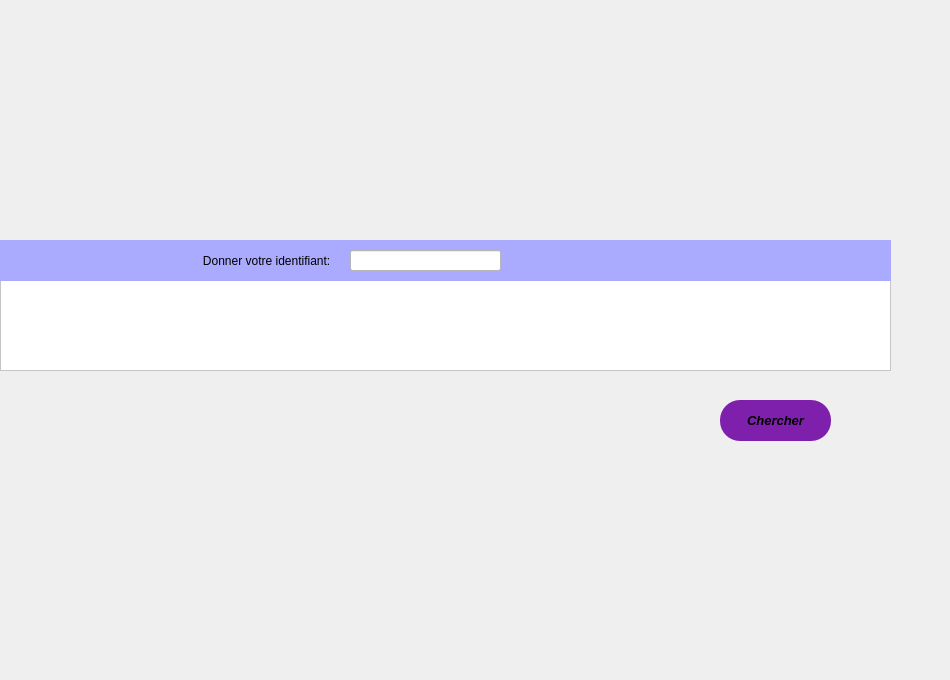
    <widget class="QWidget" name="tab_21">
     <attribute name="title">
      <string>Recherche</string>
     </attribute>
     <widget class="QLabel" name="label_53">
      <property name="geometry">
       <rect>
        <x>-10</x>
        <y>-100</y>
        <width>941</width>
        <height>671</height>
       </rect>
      </property>
      <property name="text">
       <string/>
      </property>
     </widget>
     <widget class="QTableView" name="tableView_3">
      <property name="geometry">
       <rect>
        <x>0</x>
        <y>280</y>
        <width>891</width>
        <height>91</height>
       </rect>
      </property>
      <property name="styleSheet">
       <string notr="true">background-color: rgb(255, 255, 255);</string>
      </property>
     </widget>
     <widget class="QLabel" name="label_115">
      <property name="geometry">
       <rect>
        <x>-20</x>
        <y>240</y>
        <width>911</width>
        <height>41</height>
       </rect>
      </property>
      <property name="styleSheet">
       <string notr="true">background-color: rgb(170, 170, 255);</string>
      </property>
      <property name="text">
       <string>                                                                   Donner votre identifiant:  </string>
      </property>
     </widget>
     <widget class="QLineEdit" name="idcherch">
      <property name="geometry">
       <rect>
        <x>350</x>
        <y>250</y>
        <width>151</width>
        <height>21</height>
       </rect>
      </property>
      <property name="styleSheet">
       <string notr="true">background-color: rgb(255, 255, 255);</string>
      </property>
     </widget>
     <widget class="QPushButton" name="chercher">
      <property name="geometry">
       <rect>
        <x>720</x>
        <y>400</y>
        <width>111</width>
        <height>41</height>
       </rect>
      </property>
      <property name="font">
       <font>
        <pointsize>10</pointsize>
        <weight>75</weight>
        <italic>true</italic>
        <bold>true</bold>
       </font>
      </property>
      <property name="styleSheet">
       <string notr="true">
QPushButton
{
border-radius: 10px 100px / 120px;
background-color: rgb(126, 32, 172);
border-color: rgb(0, 0, 255);
border-radius: 20px;
}
QPushButton:hover
{

border-left:10px solid rgb(255, 255, 255);
color:rgb(255, 255, 255);
}
QPushButton:pressed
{
font: 11pt &quot;Microsoft YaHei&quot;;
}

</string>
      </property>
      <property name="text">
       <string>Chercher</string>
      </property>
     </widget>
    </widget>
